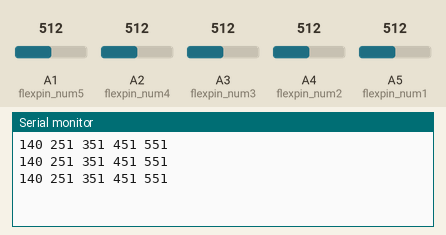
Recording of a sketch running on a simulated Arduino Uno, built with avr-gcc and run on an emulated ATmega328P. On the bench: the last lines printed to the serial monitor. The inputs (shaded band) are chosen by the test bench; at power-on: A1 (flexpin_num5) = 512, A2 (flexpin_num4) = 512, A3 (flexpin_num3) = 512, A4 (flexpin_num2) = 512, A5 (flexpin_num1) = 512.

Above: at 1.2 s.
1.3 s: A1 (flexpin_num5) set to 716
At 1.64 s:
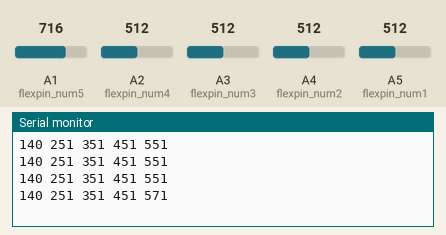
2.8 s: A2 (flexpin_num4) set to 716
At 2.99 s:
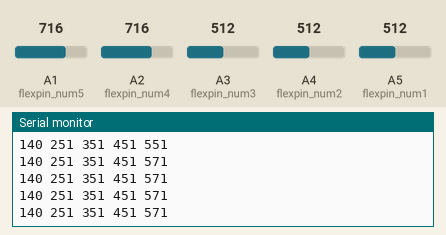
4.3 s: A3 (flexpin_num3) set to 716
At 4.34 s:
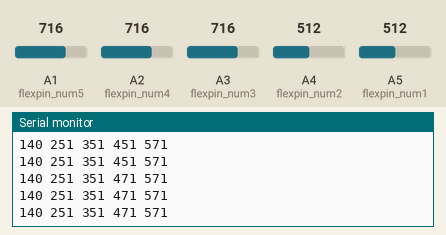
5.8 s: A4 (flexpin_num2) set to 716
At 6.15 s:
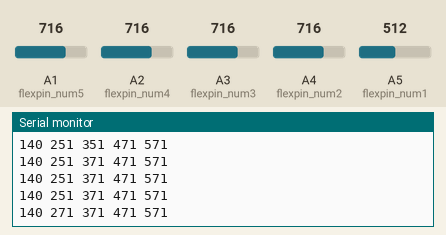
7.3 s: A1 (flexpin_num5) set to 992
At 7.5 s:
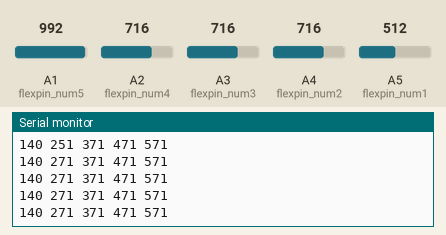
8.8 s: A2 (flexpin_num4) set to 992
At 8.86 s:
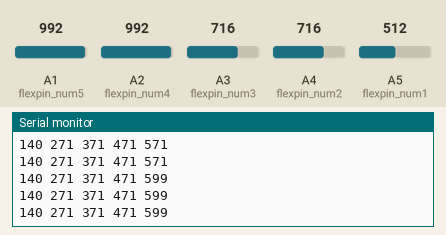
Timing chart, 0 to 11.3 s (numbered marks = the images above; inputs shaded):
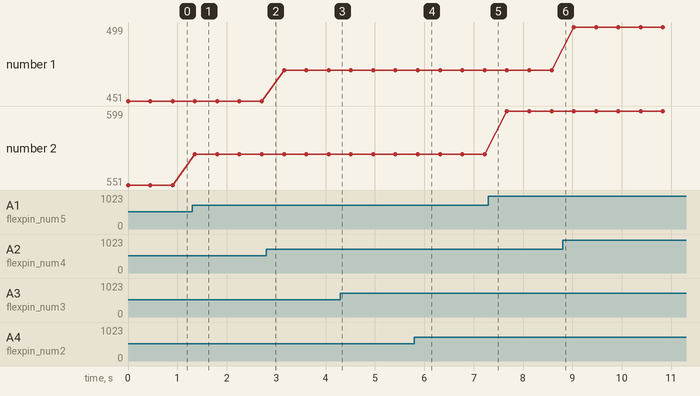

Measured:
- after the input at 1.3 s, the serial monitor: prints a new line after 0.06 s (image 1)
- after the input at 5.8 s, the serial monitor: prints a new line after 0.07 s (image 4)
- plotted number 1: 451 → 471 after the input at 2.8 s, 471 → 499 after the input at 8.8 s
- plotted number 2: 551 → 571 after the input at 1.3 s, 571 → 599 after the input at 7.3 s

The sketch:

human_hand.ino
```cpp
int flexpin_num1 = A5; //엄지
int flexpin_num2 = A4; //검지
int flexpin_num3 = A3; //중지
int flexpin_num4 = A2; //약지
int flexpin_num5 = A1; //새끼

void setup() {
  Serial.begin(9600);
  Serial.flush();
}

void loop() {
  int flexVal0, flexVal1, flexVal2, flexVal3, flexVal4;
  float before_flex[5];
  int flex[5];
  int flex_int;

  flexVal0 = analogRead(flexpin_num1); //엄지
  flexVal1 = analogRead(flexpin_num2); //검지
  flexVal2 = analogRead(flexpin_num3); //중지
  flexVal3 = analogRead(flexpin_num4); //약지
  flexVal4 = analogRead(flexpin_num5); //새끼

  before_flex[0] = flexVal0 / 10;
  before_flex[1] = flexVal1 / 10;
  before_flex[2] = flexVal2 / 10;
  before_flex[3] = flexVal3 / 10;
  before_flex[4] = flexVal4 / 10;

  for(int i=0; i<5; i++){
    flex_int = int(before_flex[i]);
    if((before_flex[i] - flex_int)>0.5){
      flex[i] = int(before_flex[i]) + 1;
    }
    else{
      flex[i] = int(before_flex[i]);
    }
  }

  Serial.print("1");
  Serial.print("40");
  Serial.print(" ");
  Serial.print("2");
  Serial.print(flex[1]);
  Serial.print(" ");
  Serial.print("3");
  Serial.print(flex[2]);
  Serial.print(" ");
  Serial.print("4");
  Serial.print(flex[3]);
  Serial.print(" ");
  Serial.print("5");
  Serial.println(flex[4]);

  delay(450);

}
```
